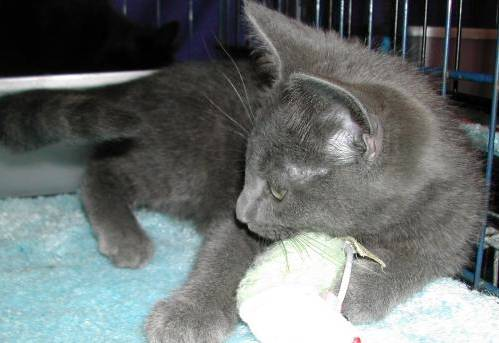
#> input picture imagePreprocessor/picture/100.jpg, 499 x 343 px, found by its file name
$ python ColorFilter.py
#> lines starting #> are read from the running program, lines starting #| are printed output that depends on the picture
import cv2
import numpy as np

class ColorFilter():
    #이미지 로드
    def __init__(self, image_path):
#> called with image_path = './imagePreprocessor/picture/100.jpg'
        self.image = cv2.imread(image_path)
#> self.image is the input picture: shape (343, 499, 3); mean B, G, R 111.1, 111.6, 105.4

    #회색 이미지 색성(명도만 남기는 함수)
    def make_gray_image(self):
        if len(self.image.shape) == 3:  # 컬러 이미지인 경우
            gray = cv2.cvtColor(self.image, cv2.COLOR_BGR2GRAY)  # 흑백 변환
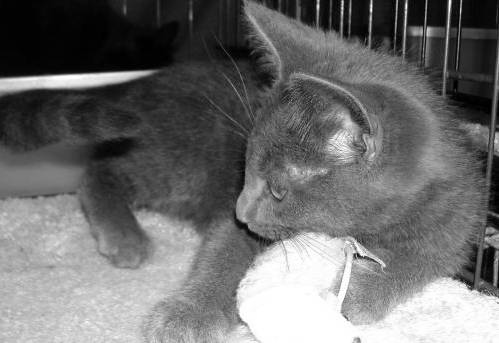
#> gray: shape (343, 499); min 0, max 255, mean 109.7
        else:
            gray = self.image # 이미 흑백인 경우 그대로 사용
        self.image = gray
        return gray

    #사용자 정의 색상 필터 color: (B, G, R)
    def custom_colorfilter(self, color):
        gray = self.make_gray_image().astype(np.float32)
        height, width = gray.shape
#> height = 343; width = 499
        colored_image = np.zeros((height, width, 3), dtype=np.float32)
        # 각 채널에 사용자 색상 배합
        colored_image[:, :, 0] = (gray * color[0] / 255.0)  # Blue
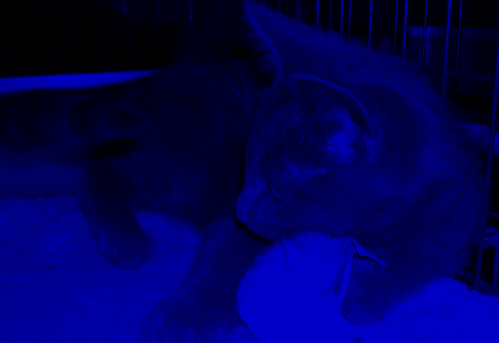
#> colored_image: shape (343, 499, 3) float32; mean of channels 0, 1, 2 86.5, 0, 0; drawn as B, G, R
        colored_image[:, :, 1] = (gray * color[1] / 255.0)  # Green
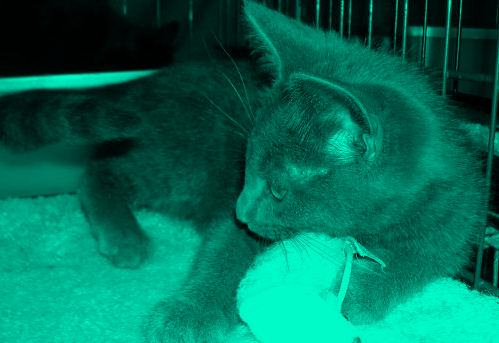
#> colored_image: shape (343, 499, 3) float32; mean of channels 0, 1, 2 86.5, 108, 0; drawn as B, G, R
        colored_image[:, :, 2] = (gray * color[2] / 255.0)  # Red
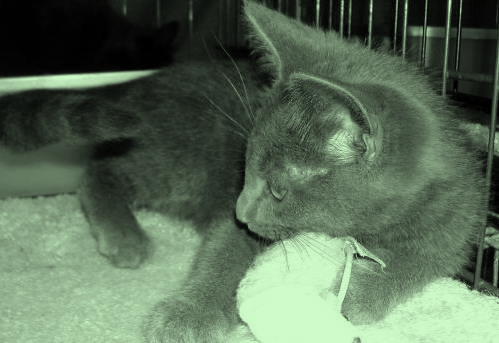
#> colored_image: shape (343, 499, 3) float32; mean of channels 0, 1, 2 86.5, 108, 88.6; drawn as B, G, R

        #이미지에 필터 적용
        self.image = np.clip(colored_image, 0, 255).astype(np.uint8)

        return self

    # [42 lines left out: functions silver_colorfilter, deepskyblue_colorfilter, magenta_colorfilter, not called in this run]


    #이미지 화면에 표시
    def show(self, window_name="Image"):
        cv2.imshow(window_name, self.image)
        cv2.waitKey(0)
        cv2.destroyAllWindows()
        return self


#실행 예제
if __name__ == "__main__":
    #이미지 경로 설정
    image_path = './imagePreprocessor/picture/100.jpg'

    #이미지전처리기 실행
    processor = ColorFilter(image_path)
    user_color = (201, 251, 206)
    processor.custom_colorfilter(user_color)
    processor.show()

$ run again, with imagePreprocessor/picture/test.jpg copied over imagePreprocessor/picture/100.jpg
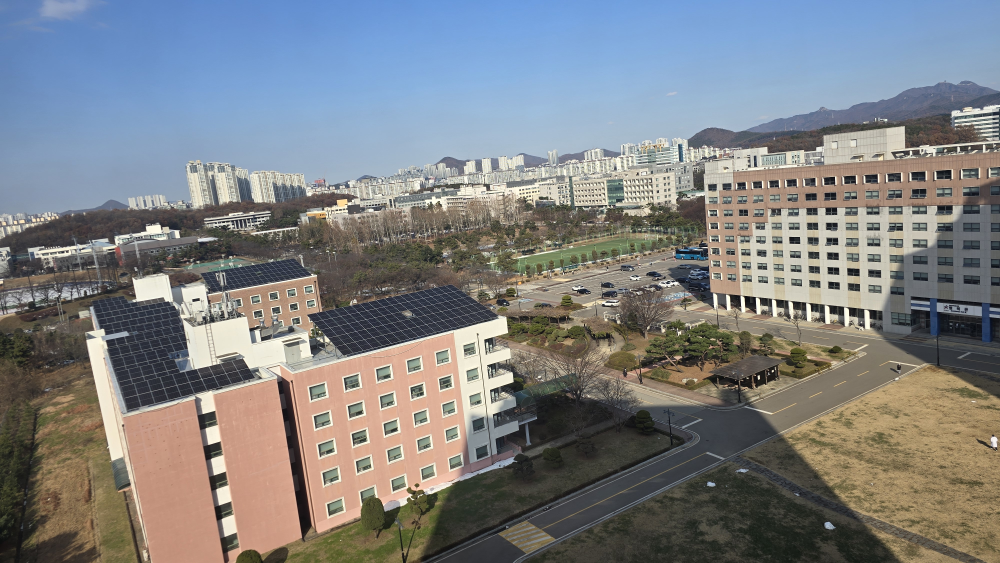
#> input picture imagePreprocessor/picture/test.jpg, 4000 x 2252 px, found by its file name (shown at 1/4 size)
#> in __init__, self.image is the input picture: shape (2252, 4000, 3); mean B, G, R 131, 128.7, 126.2
#> in make_gray_image, `gray = cv2.cvtColor(self.image, cv2.COLOR_BGR2GRAY)`:
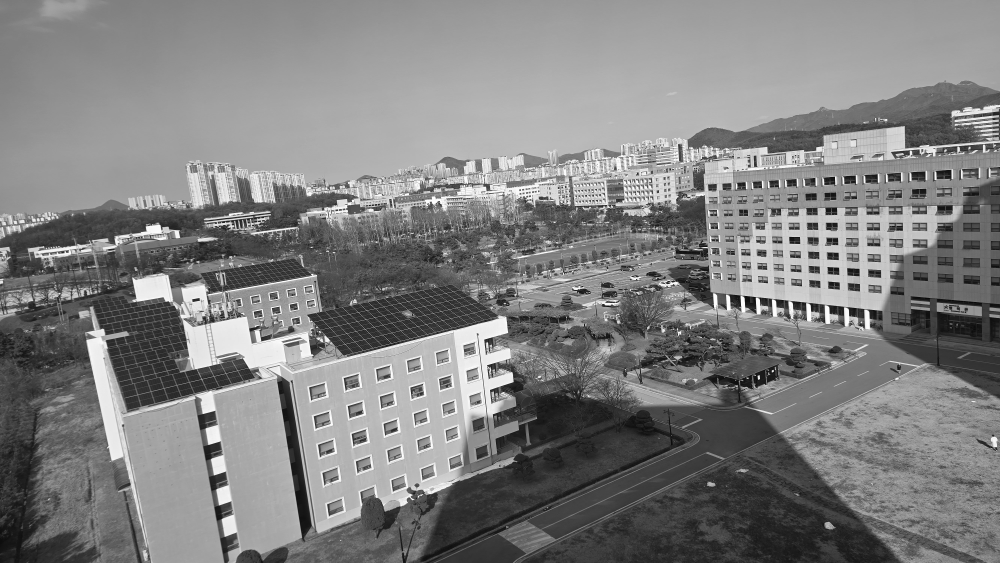
#> gray: shape (2252, 4000) (shown at 1/4 size); min 0, max 255, mean 128.2
#> in custom_colorfilter, `colored_image[:, :, 2] = (gray * color[2] / 255.0)`:
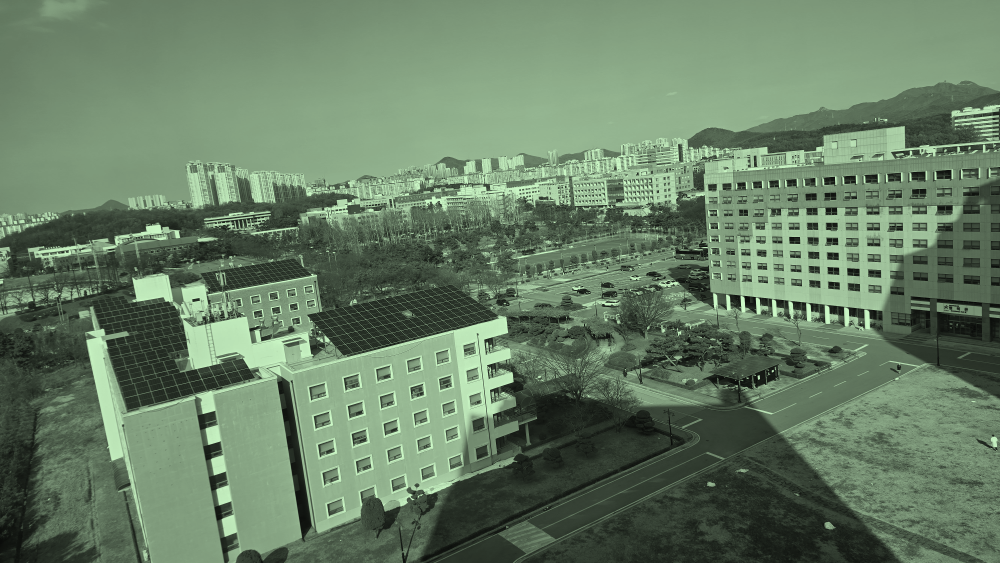
#> colored_image: shape (2252, 4000, 3) float32 (shown at 1/4 size); mean of channels 0, 1, 2 102, 126.6, 104.3; drawn as B, G, R
